Frame 1 (no input): blank canvas, image omitted
Frame 60 (no input): blank canvas, image omitted
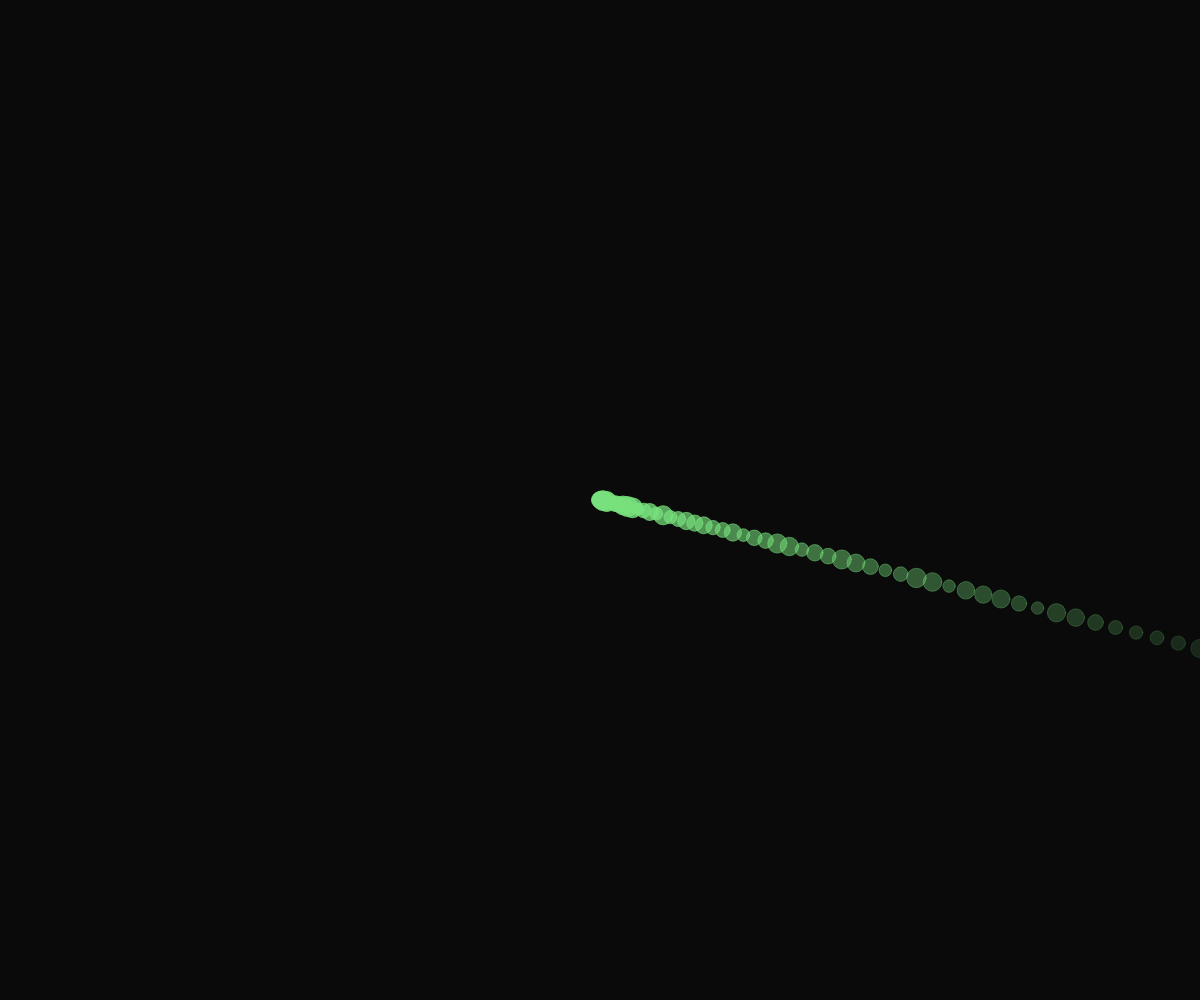
Frame 120 (the mouse pressed at the canvas centre since frame 60)

The p5.js sketch whose frames 1 and 60 were blank and that drew this single picture after the mouse press (run headless with seeded random() and noise() and a simulated clock; from frame 60 on, the mouse is pressed at the canvas centre):

// p5.js sketch
// ── sketch.js
/* 
  Challenge: Make this ship shoot where the mouse is clicked.
    
*/

let particles = []
const max_particles = 1


function setup() {
  createCanvas(windowWidth, windowHeight);
  
  frameRate(60) //adjust to see animation in slow motion
   
}

function draw() {
  background(10);
  
  if (mouseIsPressed){
    
    for (let i = 0 ; i < max_particles ; i++){
    
      let p = new Particle(width/2, height/2)
      particles.push(p)
    
     }
  
  }
  
  for (let p of particles){
    
    p.display()
    p.move()  
   // p.bounce()
    
    let shot = createVector(0.4, 0.10)
    p.applyForce(shot)
    
    if (p.die()){
       //removes each particle if it happens to be dead
       let i = particles.indexOf(p) //get the index of the dead particle
       particles.splice(i, 1) //splice it away.
      
    }
  }
  
  
  
}




class Particle{
  
  constructor (x,y){
    this.r = random(12,20)
    this.pos = createVector(x,y)
    
    this.vel = createVector(0.01,0)
     
    this.accel = createVector(0.1, 0); // accel is change in velocity
    this.lifetime = 255
  }
  
  display(){
    
    stroke(120,225, 125, this.lifetime) 
    fill(120,225, 125, this.lifetime) 
    ellipse(this.pos.x, this.pos.y, this.r)
  }
  
  move(){
    
    this.vel.add(this.accel)
    this.pos.add(this.vel);
    this.accel.set(0, 0);
    this.lifetime -= 4 //disappear faster by subtracting more each cycle
  }
  
  applyForce(force) {
    this.accel.add(force);
  }
  
  
  die(){
    
    return (this.lifetime < 0)
    
  }
  
  bounce(){
    //Bounce off the canvas edges
    
    if (this.pos.y >= height-this.r) {
      this.pos.y = height-this.r;
      this.vel.y *= -1;
    } else if (this.pos.y <= this.r){
      //this.pos.y = height-this.r; //the reappear at the bottom
       this.pos.y = this.r;
      this.vel.y *= -1;
    }

    if (this.pos.x >= width-this.r) {
      this.pos.x = width-this.r;
      this.vel.x *= -1;
    } else if (this.pos.x <= this.r) {
      this.pos.x = this.r;
      this.vel.x *= -1;
    }
    
  }
  
}
